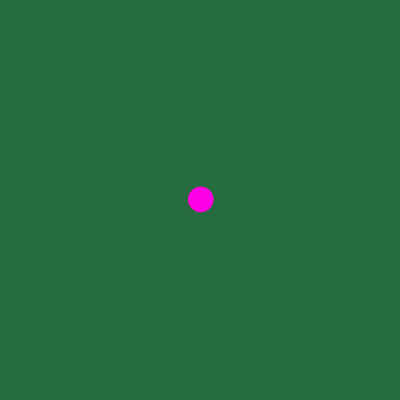
Frame 1 (no input)
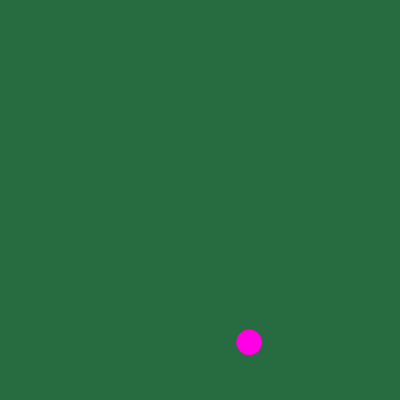
Frame 60 (no input)
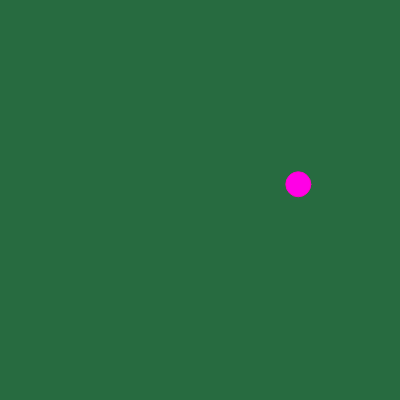
Frame 120 (the mouse pressed at the canvas centre since frame 60)

The p5.js sketch that drew these frames (run headless with seeded random() and noise() and a simulated clock; from frame 60 on, the mouse is pressed at the canvas centre):

// p5.js sketch
// ── sketch.js
let bola;

function setup() {
  createCanvas(400, 400);
  bola = new Bola(200, 200, 25);
  //background(39,107,64);
}

function draw() {
  background(39,107,64);
  bola.update();
  bola.bounce();
  bola.show();
}
// ── bola.js
class Bola {
  constructor(x, y, size) {
    this.pos = createVector(x, y);
    this.size = size;
    // this.vel = createVector(1, -1);
    this.vel = p5.Vector.random2D();
    this.acc = new p5.Vector(0, 1);
  }

  update() {
    this.pos.add(this.vel);
    this.vel.add(this.acc);
  }

  show() {
    stroke(255, 0, 200);
    //noStroke();
    fill(255, 0, 230);
    ellipse(this.pos.x, this.pos.y, this.size);
  }

  bounce() {
    if (this.pos.x > width - this.size / 2 - 1) {
      this.vel.mult(-1, 1);
    }
    if (this.pos.x < 0 + this.size / 2 + 1) {
      this.vel.mult(-1, 1);
    }
    if (this.pos.y > height - this.size / 2 - 1) {
      this.vel.mult(1, -1);
    }
    if (this.pos.y < 0 + this.size / 2 + 1) {
      this.vel.mult(1, -1);
    }
  }
}
